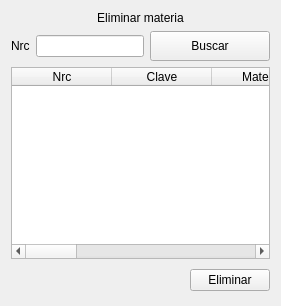
               <widget class="QWidget" name="page_eliminar">
                <layout class="QVBoxLayout" name="verticalLayout_13">
                 <item>
                  <widget class="QLabel" name="label_14">
                   <property name="text">
                    <string>Eliminar materia</string>
                   </property>
                   <property name="alignment">
                    <set>Qt::AlignmentFlag::AlignCenter</set>
                   </property>
                  </widget>
                 </item>
                 <item>
                  <layout class="QHBoxLayout" name="horizontalLayout_9">
                   <item>
                    <widget class="QLabel" name="label_nrc_eliminar">
                     <property name="text">
                      <string>Nrc</string>
                     </property>
                    </widget>
                   </item>
                   <item>
                    <widget class="QLineEdit" name="materia_eliminar"/>
                   </item>
                   <item>
                    <widget class="QPushButton" name="bt_buscar_eliminar">
                     <property name="minimumSize">
                      <size>
                       <width>120</width>
                       <height>30</height>
                      </size>
                     </property>
                     <property name="text">
                      <string>Buscar</string>
                     </property>
                    </widget>
                   </item>
                  </layout>
                 </item>
                 <item>
                  <widget class="QTableWidget" name="tabla_borrar">
                   <column>
                    <property name="text">
                     <string>Nrc</string>
                    </property>
                   </column>
                   <column>
                    <property name="text">
                     <string>Clave</string>
                    </property>
                   </column>
                   <column>
                    <property name="text">
                     <string>Materia</string>
                    </property>
                   </column>
                   <column>
                    <property name="text">
                     <string>Sec</string>
                    </property>
                   </column>
                   <column>
                    <property name="text">
                     <string>CR</string>
                    </property>
                   </column>
                   <column>
                    <property name="text">
                     <string>Cup</string>
                    </property>
                   </column>
                   <column>
                    <property name="text">
                     <string>Dis</string>
                    </property>
                   </column>
                   <column>
                    <property name="text">
                     <string>S/H/D/E</string>
                    </property>
                   </column>
                   <column>
                    <property name="text">
                     <string>Ses/Profesor</string>
                    </property>
                   </column>
                  </widget>
                 </item>
                 <item>
                  <layout class="QHBoxLayout" name="horizontalLayout_10">
                   <item>
                    <widget class="QLabel" name="label_16">
                     <property name="minimumSize">
                      <size>
                       <width>120</width>
                       <height>30</height>
                      </size>
                     </property>
                     <property name="text">
                      <string/>
                     </property>
                    </widget>
                   </item>
                   <item>
                    <spacer name="horizontalSpacer_7">
                     <property name="orientation">
                      <enum>Qt::Orientation::Horizontal</enum>
                     </property>
                     <property name="sizeHint" stdset="0">
                      <size>
                       <width>40</width>
                       <height>20</height>
                      </size>
                     </property>
                    </spacer>
                   </item>
                   <item>
                    <widget class="QPushButton" name="signal_eliminar">
                     <property name="text">
                      <string>Eliminar</string>
                     </property>
                    </widget>
                   </item>
                  </layout>
                 </item>
                </layout>
               </widget>
